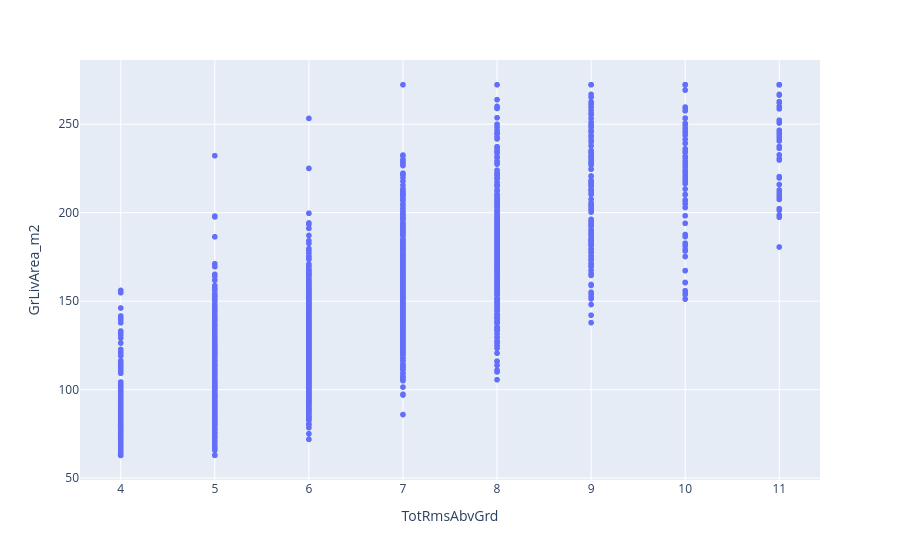

Notebook code for this chart:
### Code cell
# Show each home's living area against its above-grade room count.
px.scatter(df,x="TotRmsAbvGrd",y="GrLivArea_m2",)

### Figure 1 — Plotly figure (JSON) as saved in the notebook; plotly's stock layout.template omitted (floating-point values rounded to 4 significant figures; data arrays with more than 128 entries replaced by an {"elided": "..."} marker saying what was removed)
{"data": [{"hovertemplate": "TotRmsAbvGrd=%{x}<br>GrLivArea_m2=%{y}<extra></extra>", "legendgroup": "", "marker": {"color": "#636efa", "symbol": "circle"}, "mode": "markers", "name": "", "showlegend": false, "type": "scattergl", "x": {"elided": "2930 int values"}, "xaxis": "x", "y": {"elided": "2930 float values"}, "yaxis": "y"}], "layout": {"legend": {"tracegroupgap": 0}, "margin": {"t": 60}, "xaxis": {"anchor": "y", "domain": [0, 1], "title": {"text": "TotRmsAbvGrd"}}, "yaxis": {"anchor": "x", "domain": [0, 1], "title": {"text": "GrLivArea_m2"}}}}
